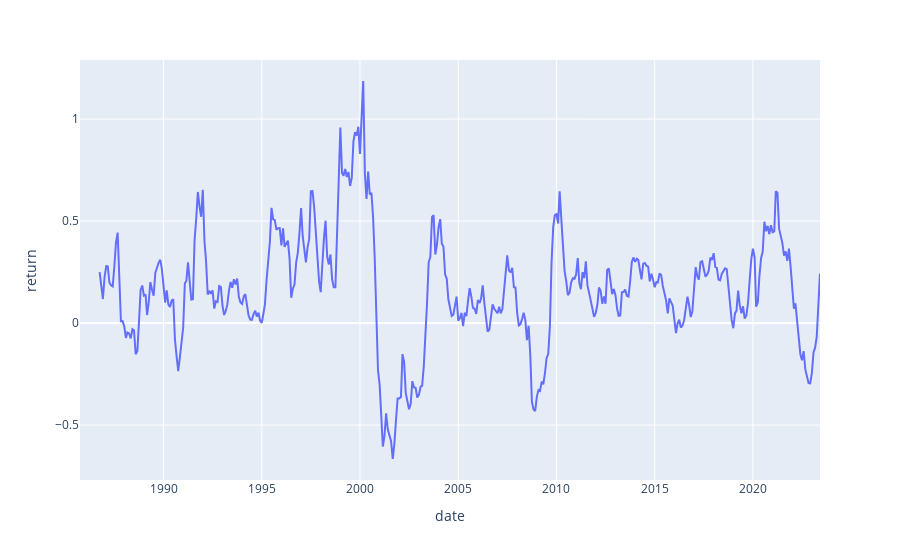

Notebook code cell kept with this figure:
### Code cell
fig = px.line(
    df_ratio, x="date", y="return",
    )
fig.show()

### Figure 1 — Plotly figure (JSON) as saved in the notebook; plotly's stock layout.template omitted (floating-point values rounded to 4 significant figures; data arrays with more than 128 entries replaced by an {"elided": "..."} marker saying what was removed)
{"data": [{"hovertemplate": "date=%{x}<br>return=%{y}<extra></extra>", "legendgroup": "", "line": {"color": "#636efa", "dash": "solid"}, "marker": {"symbol": "circle"}, "mode": "lines", "name": "", "orientation": "v", "showlegend": false, "type": "scatter", "x": {"elided": "453 str values"}, "xaxis": "x", "y": {"elided": "453 float values"}, "yaxis": "y"}], "layout": {"legend": {"tracegroupgap": 0}, "margin": {"t": 60}, "xaxis": {"anchor": "y", "domain": [0, 1], "title": {"text": "date"}}, "yaxis": {"anchor": "x", "domain": [0, 1], "title": {"text": "return"}}}}
